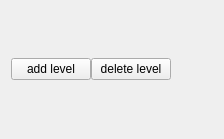
<?xml version="1.0" encoding="UTF-8"?>
<ui version="4.0">
 <class>Form</class>
 <widget class="QWidget" name="Form">
  <property name="geometry">
   <rect>
    <x>0</x>
    <y>0</y>
    <width>224</width>
    <height>139</height>
   </rect>
  </property>
  <property name="windowTitle">
   <string>Form</string>
  </property>
  <layout class="QVBoxLayout" name="verticalLayout_2">
   <property name="spacing">
    <number>0</number>
   </property>
   <property name="sizeConstraint">
    <enum>QLayout::SetDefaultConstraint</enum>
   </property>
   <item>
    <layout class="QHBoxLayout" name="horizontalLayout">
     <item>
      <widget class="QPushButton" name="add_pb">
       <property name="text">
        <string>add level</string>
       </property>
      </widget>
     </item>
     <item>
      <widget class="QPushButton" name="delete_pb">
       <property name="text">
        <string>delete level</string>
       </property>
      </widget>
     </item>
     <item>
      <spacer name="horizontalSpacer">
       <property name="orientation">
        <enum>Qt::Horizontal</enum>
       </property>
       <property name="sizeHint" stdset="0">
        <size>
         <width>91</width>
         <height>20</height>
        </size>
       </property>
      </spacer>
     </item>
    </layout>
   </item>
   <item>
    <layout class="QVBoxLayout" name="verticalLayout">
     <property name="spacing">
      <number>0</number>
     </property>
    </layout>
   </item>
  </layout>
 </widget>
 <resources/>
 <connections/>
</ui>
